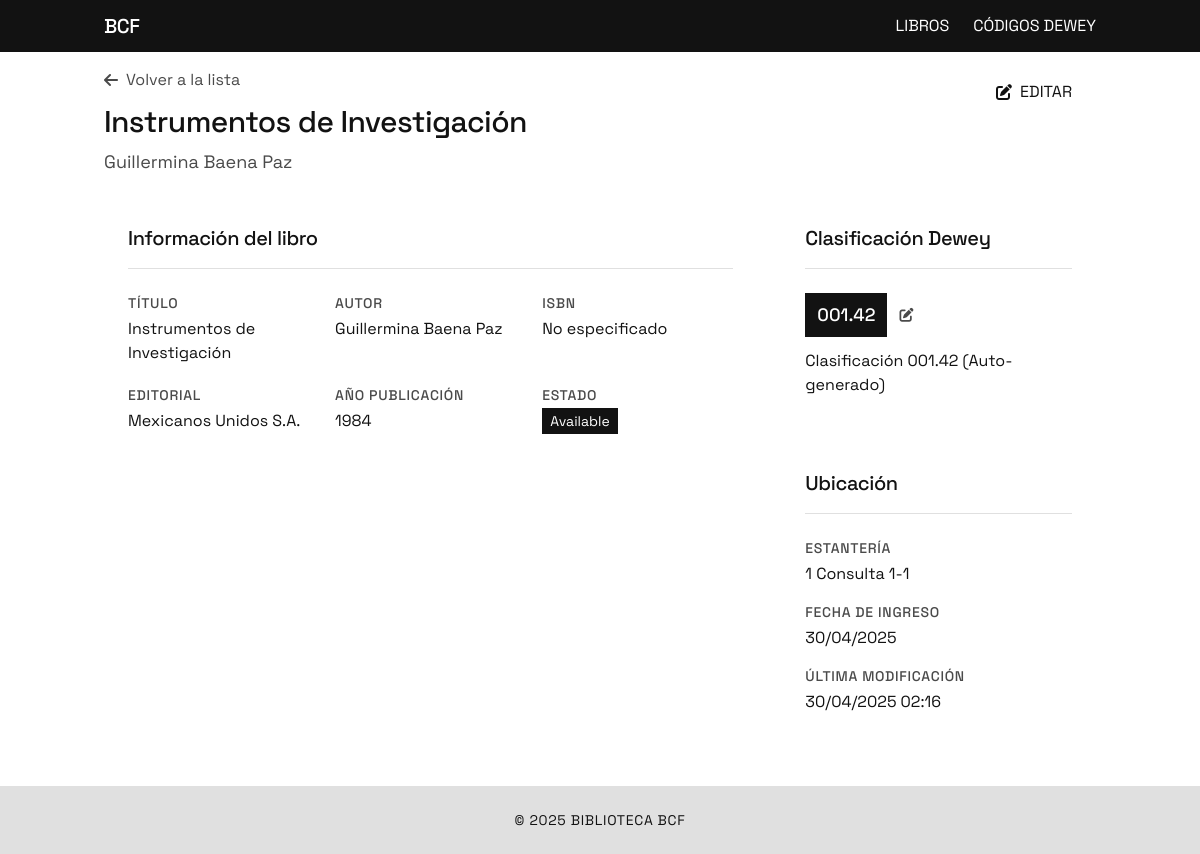
The page /libros/2/ on the database its author committed.
### libros/models.py (models this page shows, shortened)
class Book(models.Model):
    title = models.CharField(max_length=255)
    author = models.CharField(max_length=255)
    publisher = models.CharField(max_length=255, blank=True, null=True)
    publication_year = models.IntegerField(blank=True, null=True)
    isbn = models.CharField(max_length=20, blank=True, null=True)
    dewey_code = models.ForeignKey(DeweyCode, on_delete=models.SET_NULL, blank=True, null=True)
    location = models.CharField(max_length=100, blank=True, null=True)
    status = models.CharField(max_length=50, default='Available')
    date_added = models.DateTimeField(auto_now_add=True)
    date_modified = models.DateTimeField(auto_now=True)

class DeweyCode(models.Model):
    code = models.CharField(max_length=20, unique=True)
    description = models.CharField(max_length=255)

### libros/views.py (the view)
# urls.py: path('libros/<int:pk>/', views.book_detail, name='book_detail'),
def book_detail(request, pk):
    book = get_object_or_404(Book, pk=pk)
    return render(request, 'libros/book_detail.html', {'book': book})

### templates/libros/book_detail.html (shortened to what this page needs)
{% extends 'base.html' %}
{% block content %}
<div class="mb-6 flex flex-col md:flex-row md:justify-between md:items-start">
    <div class="mb-4 md:mb-0">
        <a href="{% url 'book_list' %}" class="text-gray hover:text-black transition-colors inline-flex items-center mb-3">
            <i class="fas fa-arrow-left mr-2"></i> Volver a la lista
        </a>
        <h1 class="text-2xl md:text-3xl font-medium tracking-tight leading-tight">{{ book.title }}</h1>
        <p class="text-gray mt-2 text-base md:text-lg">{{ book.author }}</p>
    </div>
    <div class="flex space-x-3 mt-2 md:mt-0">
        <a href="{% url 'book_update' book.pk %}" class="btn btn-primary inline-flex items-center py-2 px-4 md:py-3 md:px-6">
            <i class="fas fa-edit mr-2"></i> EDITAR
        </a>
    </div>
</div>
<div class="grid grid-cols-1 lg:grid-cols-3 gap-4 md:gap-6">
    <div class="lg:col-span-2">
        <div class="card p-4 md:p-6">
            <div class="border-b border-light-gray pb-3 mb-4 md:pb-4 md:mb-6">
                <h2 class="text-lg md:text-xl font-medium tracking-tight">Información del libro</h2>
            </div>
            <div class="space-y-4 md:space-y-5">
                <div class="grid grid-cols-1 gap-4 md:grid-cols-3 md:gap-4">
                    <div class="border-b pb-3 md:border-b-0 md:pb-0">
                        <p class="text-xs md:text-sm uppercase tracking-wide font-medium text-gray mb-1">Título</p>
                        <p class="break-words">{{ book.title }}</p>
                    </div>
                    <div class="border-b pb-3 md:border-b-0 md:pb-0">
                        <p class="text-xs md:text-sm uppercase tracking-wide font-medium text-gray mb-1">Autor</p>
                        <p class="break-words">{{ book.author }}</p>
                    </div>
                    <div class="border-b pb-3 md:border-b-0 md:pb-0">
                        <p class="text-xs md:text-sm uppercase tracking-wide font-medium text-gray mb-1">ISBN</p>
                        <p>{{ book.isbn|default:"No especificado" }}</p>
                    </div>
                </div>
                <div class="grid grid-cols-1 gap-4 md:grid-cols-3 md:gap-4">
                    <div class="border-b pb-3 md:border-b-0 md:pb-0">
                        <p class="text-xs md:text-sm uppercase tracking-wide font-medium text-gray mb-1">Editorial</p>
                        <p class="break-words">{{ book.publisher|default:"No especificado" }}</p>
                    </div>
                    <div class="border-b pb-3 md:border-b-0 md:pb-0">
                        <p class="text-xs md:text-sm uppercase tracking-wide font-medium text-gray mb-1">Año publicación</p>
                        <p>{{ book.publication_year|default:"No especificado" }}</p>
                    </div>
                    <div>
                        <p class="text-xs md:text-sm uppercase tracking-wide font-medium text-gray mb-1">Estado</p>
                        <p>
                            {% if book.status == 'disponible' %}
                                <span class="bg-green-100 text-green-800 py-1 px-2 text-sm rounded">Disponible</span>
                            {% elif book.status == 'prestado' %}
                                <span class="bg-blue-100 text-blue-800 py-1 px-2 text-sm rounded">Prestado</span>
                            {% elif book.status == 'reservado' %}
                                <span class="bg-yellow-100 text-yellow-800 py-1 px-2 text-sm rounded">Reservado</span>
                            {% elif book.status == 'en reparación' %}
                                <span class="bg-orange-100 text-orange-800 py-1 px-2 text-sm rounded">En reparación</span>
                            {% elif book.status == 'extraviado' %}
                                <span class="bg-red-100 text-red-800 py-1 px-2 text-sm rounded">Extraviado</span>
                            {% else %}
                                <span class="bg-black text-white py-1 px-2 text-sm">{{ book.status }}</span>
                            {% endif %}
                        </p>
                    </div>
                </div>
            </div>
        </div>
    </div>
    <div>
        <div class="card p-4 md:p-6 mb-4 md:mb-6">
            <div class="border-b border-light-gray pb-3 mb-4 md:pb-4 md:mb-6">
                <h2 class="text-lg md:text-xl font-medium tracking-tight">Clasificación Dewey</h2>
            </div>
            {% if book.dewey_code %}
                <div class="flex items-center mb-3">
                    <span class="bg-black text-white py-1 px-2 md:py-2 md:px-3 text-base md:text-lg font-medium mr-3">{{ book.dewey_code.code }}</span>
                    <a href="{% url 'dewey_update' book.dewey_code.pk %}" class="text-sm text-gray hover:text-black">
                        <i class="fas fa-edit"></i>
                    </a>
                </div>
                <p class="text-sm md:text-base">{{ book.dewey_code.description }}</p>
            {% else %}
                <p class="text-gray italic text-sm md:text-base">No tiene código Dewey asignado</p>
            {% endif %}
        </div>
        <div class="card p-4 md:p-6">
            <div class="border-b border-light-gray pb-3 mb-4 md:pb-4 md:mb-6">
                <h2 class="text-lg md:text-xl font-medium tracking-tight">Ubicación</h2>
            </div>
            <div class="space-y-4">
                <div class="border-b pb-3 md:border-b-0 md:pb-0">
                    <p class="text-xs md:text-sm uppercase tracking-wide font-medium text-gray mb-1">Estantería</p>
                    <p>{{ book.location|default:"No especificada" }}</p>
                </div>
                <div class="border-b pb-3 md:border-b-0 md:pb-0">
                    <p class="text-xs md:text-sm uppercase tracking-wide font-medium text-gray mb-1">Fecha de ingreso</p>
                    <p>{{ book.date_added|date:"d/m/Y" }}</p>
                </div>
                <div>
                    <p class="text-xs md:text-sm uppercase tracking-wide font-medium text-gray mb-1">Última modificación</p>
                    <p>{{ book.date_modified|date:"d/m/Y H:i" }}</p>
                </div>
            </div>
        </div>
    </div>
</div>
{% endblock %}

### templates/base.html (style rules this page uses)
body { font-family: 'Space Grotesk', sans-serif; -webkit-tap-highlight-color: transparent; }
.btn { @apply py-3 px-6 font-medium uppercase tracking-wide transition-all duration-300 border-none cursor-pointer; }
.btn-primary { @apply bg-black text-white hover:bg-dark-gray active:bg-dark-gray; }
.card { @apply bg-white border border-light-gray p-6 mb-6 transition-all duration-300; }

### rows shown on the page
Book: title "Instrumentos de Investigación", author "Guillermina Baena Paz", isbn "No especificado", publisher "Mexicanos Unidos S.A.", publication_year "1984", status "Available", dewey_code.code "001.42", dewey_code.description "Clasificación 001.42 (Auto-generado)", location "1 Consulta 1-1", date_added "30/04/2025", date_modified "30/04/2025 02:16"
